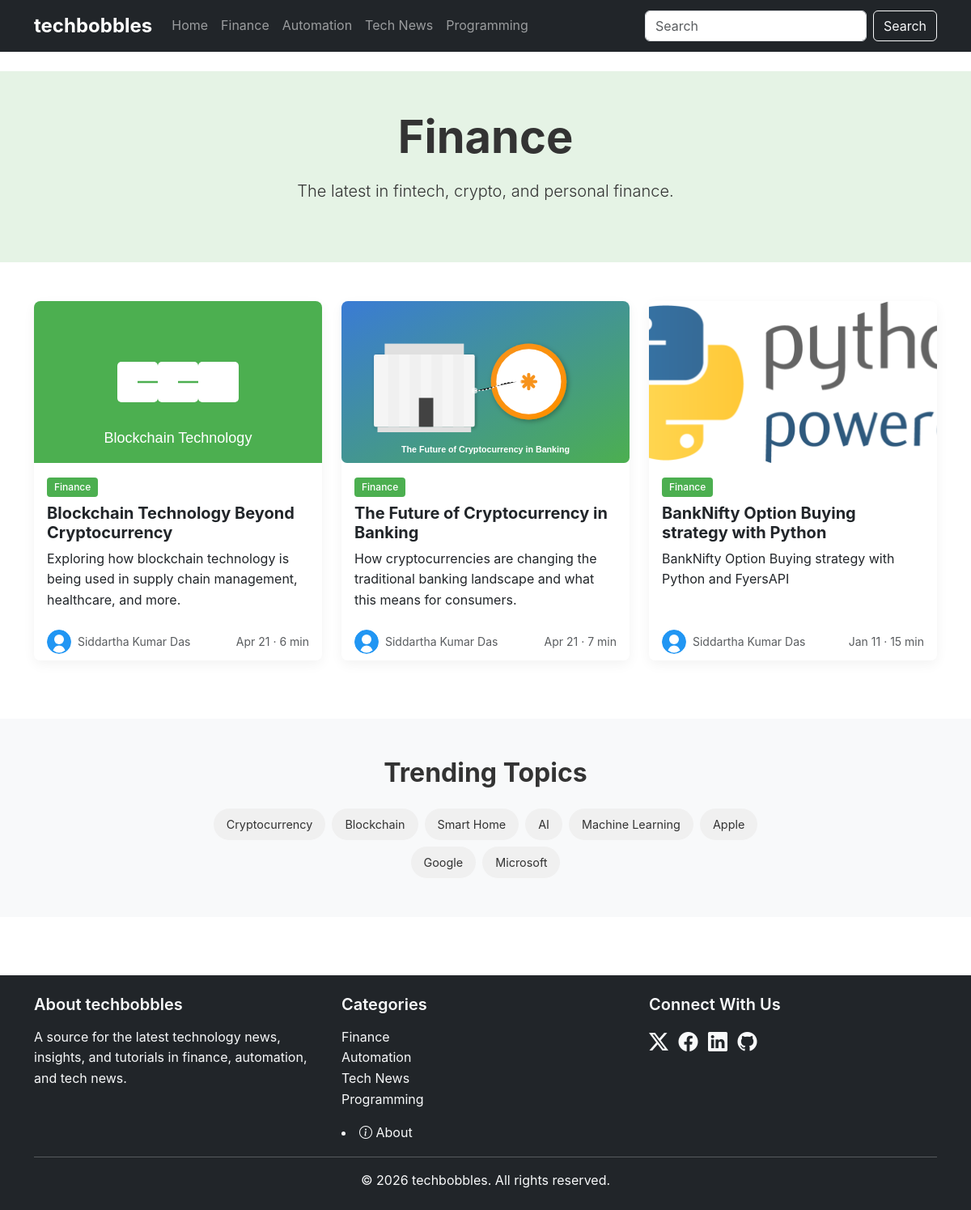
Screenshot of /category/finance with the database file from the repository.
### app.py (models this page shows)
class Category(db.Model):
    id = db.Column(db.Integer, primary_key=True)
    name = db.Column(db.String(50), nullable=False)
    slug = db.Column(db.String(50), unique=True, nullable=False)
    description = db.Column(db.String(200))
    color = db.Column(db.String(20))
    posts = db.relationship('Post', backref='category', lazy=True)

class Post(db.Model):
    id = db.Column(db.Integer, primary_key=True)
    title = db.Column(db.String(200), nullable=False)
    slug = db.Column(db.String(200), unique=True, nullable=False)
    excerpt = db.Column(db.Text, nullable=False)
    content = db.Column(db.Text, nullable=False)
    publish_date = db.Column(db.DateTime, nullable=False, default=datetime.utcnow)
    read_time = db.Column(db.Integer, default=5)
    featured = db.Column(db.Boolean, default=False)
    featured_image = db.Column(db.String(200))
    category_id = db.Column(db.Integer, db.ForeignKey('category.id'), nullable=False)
    author_id = db.Column(db.Integer, db.ForeignKey('author.id'), nullable=False)
    topics = db.relationship('Topic', secondary='post_topics', backref=db.backref('posts', lazy='dynamic'))

class Author(db.Model):
    id = db.Column(db.Integer, primary_key=True)
    name = db.Column(db.String(100), nullable=False)
    email = db.Column(db.String(100), unique=True, nullable=False)
    bio = db.Column(db.Text)
    avatar = db.Column(db.String(200))
    posts = db.relationship('Post', backref='author', lazy=True)

class Topic(db.Model):
    id = db.Column(db.Integer, primary_key=True)
    name = db.Column(db.String(50), nullable=False)
    slug = db.Column(db.String(50), unique=True, nullable=False)

### app.py (the view)
@app.route('/category/<slug>')
def category(slug):
    category = Category.query.filter_by(slug=slug).first_or_404()
    posts = Post.query.filter_by(category_id=category.id).order_by(Post.publish_date.desc()).all()
    trending_topics = Topic.query.limit(8).all()
    return render_template('category.html',
                           category=category,
                           posts=posts,
                           trending_topics=trending_topics)

### app.py (called while the page is built)
@app.context_processor
def inject_now():
    return {'now': datetime.utcnow()}

@app.context_processor
def inject_categories():
    return {'categories': Category.query.all()}

### templates/category.html (shortened to what this page needs)
{% extends 'base.html' %}
{% block content %}
<section class="py-5" style="background-color: {{ category.color }}25;">
    <div class="container">
        <div class="row justify-content-center">
            <div class="col-md-8 text-center">
                <h1 class="display-4 fw-bold mb-3">{{ category.name }}</h1>
                <p class="lead mb-4">{{ category.description }}</p>
            </div>
        </div>
    </div>
</section>
<section class="py-5">
    <div class="container">
        <div class="row">
            {% for post in posts %}
            <div class="col-md-6 col-lg-4 mb-4">
                <div class="card post-card h-100">
                    <img src="{{ post.featured_image }}" class="card-img-top" alt="{{ post.title }}">
                    <div class="card-body">
                        <div class="mb-2">
                            <span class="badge" style="background-color: {{ category.color }}">{{ category.name }}</span>
                        </div>
                        <h5 class="card-title">{{ post.title }}</h5>
                        <p class="card-text">{{ post.excerpt | truncate(120) }}</p>
                    </div>
                    <div class="card-footer bg-white border-0">
                        <div class="d-flex justify-content-between align-items-center">
                            <div class="d-flex align-items-center">
                                <img src="{{ post.author.avatar }}" alt="{{ post.author.name }}" class="rounded-circle me-2" width="30" height="30">
                                <small class="text-muted">{{ post.author.name }}</small>
                            </div>
                            <small class="text-muted">{{ post.publish_date.strftime('%b %d') }} · {{ post.read_time }} min</small>
                        </div>
                    </div>
                </div>
            </div>
            {% endfor %}
        </div>
    </div>
</section>
<section class="py-5 bg-light">
    <div class="container">
        <h2 class="section-title text-center mb-4">Trending Topics</h2>
        <div class="row justify-content-center">
            <div class="col-md-8">
                <div class="topic-tags text-center">
                    {% for topic in trending_topics %}
                    <a href="{{ url_for('topic', slug=topic.slug) }}" class="topic-tag">{{ topic.name }}</a>
                    {% endfor %}
                </div>
            </div>
        </div>
    </div>
</section>
{% endblock %}

### templates/base.html (shortened to what this page needs)
<!DOCTYPE html>
<html lang="en">
<head>
    <link href="https://cdn.jsdelivr.net/npm/bootstrap@5.3.2/dist/css/bootstrap.min.css" rel="stylesheet">
    <link rel="stylesheet" href="https://cdn.jsdelivr.net/npm/bootstrap-icons@1.11.0/font/bootstrap-icons.css">
    <link rel="stylesheet" href="{{ url_for('static', filename='css/styles.css') }}">
</head>
<body>
    <header class="site-header">
        <nav class="navbar navbar-expand-lg navbar-dark bg-dark">
            <div class="container">
                <a class="navbar-brand" href="{{ url_for('home') }}">techbobbles</a>
                <div class="collapse navbar-collapse" id="navbarNav">
                    <ul class="navbar-nav me-auto">
                        <li class="nav-item">
                            <a class="nav-link" href="{{ url_for('home') }}">Home</a>
                        </li>
                        {% for cat in categories %}
                        <li class="nav-item">
                            <a class="nav-link" href="{{ url_for('category', slug=cat.slug) }}">{{ cat.name }}</a>
                        </li>
                        {% endfor %}
                    </ul>
                    <form class="d-flex" role="search" method="get" action="{{ url_for('search') }}">
                        <input class="form-control me-2" type="search" name="q" placeholder="Search" required>
                        <button class="btn btn-outline-light" type="submit">Search</button>
                    </form>
                </div>
            </div>
        </nav>
    </header>
    <main class="py-4">
        {% block content %}{% endblock %}
    </main>
    <footer class="bg-dark text-light py-4 mt-5">
        <div class="container">
            <div class="row">
                <div class="col-md-4">
                    <h5>About techbobbles</h5>
                    <p>A source for the latest technology news, insights, and tutorials in finance, automation, and tech news.</p>
                </div>
                <div class="col-md-4">
                    <h5>Categories</h5>
                    <ul class="list-unstyled">
                        {% for cat in categories %}
                        <li><a href="{{ url_for('category', slug=cat.slug) }}" class="text-light">{{ cat.name }}</a></li>
                        {% endfor %}
                    </ul>
                    <li class="mt-2">
                        <a href="{{ url_for('about') }}" class="text-light">
                            <i class="bi bi-info-circle"></i> About
                        </a>
                    </li>
                </div>
                <div class="col-md-4">
                    <h5>Connect With Us</h5>
                    <div class="social-icons">
                        <a href="https://x.com/vicidas" class="text-light me-2"><i class="bi bi-twitter-x"></i></a>
                        <a href="https://www.facebook.com/siddartha.das" class="text-light me-2"><i class="bi bi-facebook"></i></a>
                        <a href="https://www.linkedin.com/in/siddartha-das-0973544a/" class="text-light me-2"><i class="bi bi-linkedin"></i></a>
                        <a href="https://github.com/siddartha1192/Siddartha" class="text-light"><i class="bi bi-github"></i></a>
                    </div>
                </div>
            </div>
            <hr>
            <p class="text-center mb-0">&copy; {{ now.year }} techbobbles. All rights reserved.</p>
        </div>
    </footer>
</body>
</html>

### static/css/styles.css (style rules this page uses)
:root { --finance-color: #4CAF50; --automation-color: #2196F3; --tech-news-color: #9C27B0; }
body { font-family: 'Inter', -apple-system, BlinkMacSystemFont, 'Segoe UI', Roboto, Oxygen, Ubuntu, Cantarell, 'Open Sans', 'Helvetica Neue', sans-serif; color: #333; line-height: 1.6; padding: 0px; }
a { text-decoration: none; color: #0066cc; transition: color 0.2s; }
.section-title { font-weight: 700; margin-bottom: 1.5rem; }
.navbar-brand { font-weight: 700; font-size: 1.5rem; }
.post-card { transition: transform 0.3s; box-shadow: 0 5px 15px rgba(0, 0, 0, 0.05); border: none; border-radius: 0.5rem; overflow: hidden; padding: 0px; }
.post-card .card-img-top { height: 200px; object-fit: cover; }
.post-card .card-title { font-weight: 700; }
.post-card .badge { font-weight: 500; }
.topic-tags { display: flex; flex-wrap: wrap; gap: 0.5rem; justify-content: center; }
.topic-tag { display: inline-block; background-color: #f0f0f0; color: #333; padding: 0.5rem 1rem; border-radius: 2rem; font-size: 0.9rem; transition: all 0.2s; }
footer { margin-top: 3rem; }
footer h5 { font-weight: 600; margin-bottom: 1rem; }
.social-icons a { font-size: 1.5rem; margin-right: 1rem; }
.badge { padding: 0.5em 0.75em; font-weight: 500; border-radius: 0.25rem; color: white; }

### rows the page displays
Category: name "Finance", description "The latest in fintech, crypto, and personal finance."
Category: name "Automation"
Category: name "Tech News"
Category: name "Programming"
Post: featured_image (picture), title "Blockchain Technology Beyond Cryptocurrency", excerpt "Exploring how blockchain technology is being used in supply chain management, healthcare, and more.", author.avatar (picture), author.name "Siddartha Kumar Das", publish_date "Apr 21", read_time "6"
Post: featured_image (picture), title "The Future of Cryptocurrency in Banking", excerpt "How cryptocurrencies are changing the traditional banking landscape and what this means for consumers.", author.avatar (picture), author.name "Siddartha Kumar Das", publish_date "Apr 21", read_time "7"
Post: featured_image (picture), title "BankNifty Option Buying strategy with Python", excerpt "BankNifty Option Buying strategy with Python and FyersAPI", author.avatar (picture), author.name "Siddartha Kumar Das", publish_date "Jan 11", read_time "15"
Topic: name "Cryptocurrency"
Topic: name "Blockchain"
Topic: name "Smart Home"
Topic: name "AI"
Topic: name "Machine Learning"
Topic: name "Apple"
Topic: name "Google"
Topic: name "Microsoft"
